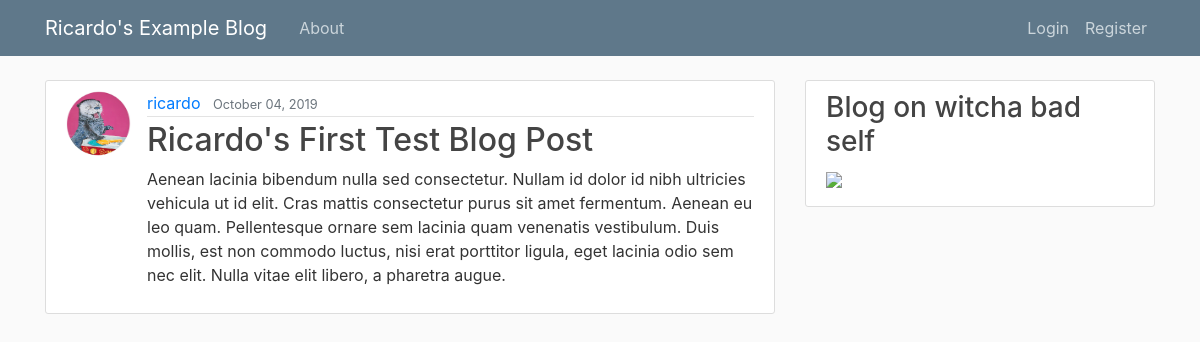
/post/1/, run on an earlier commit of the app's database.
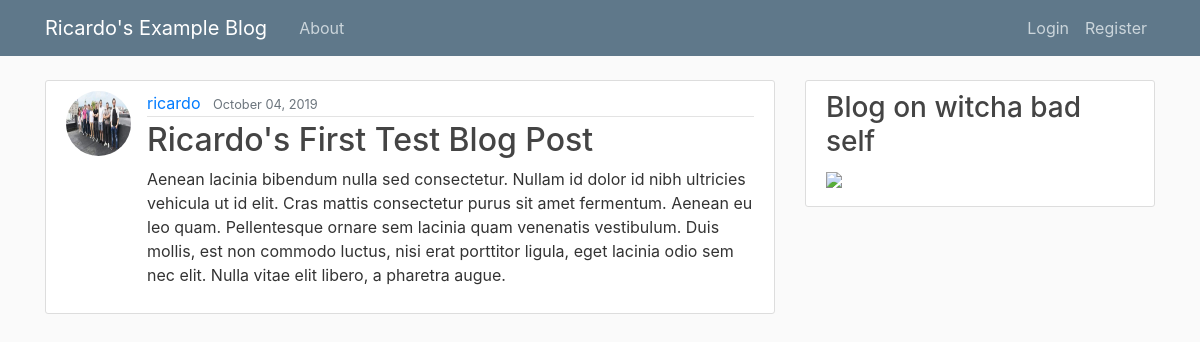
And on a later commit of the database.
### blog/models.py (models this page shows, shortened)
class Post(models.Model):
    title = models.CharField(max_length=100)
    content = models.TextField()
    date_posted = models.DateTimeField(default=timezone.now)
    author = models.ForeignKey(User, on_delete=models.CASCADE)

### users/models.py (models this page shows, shortened)
class Profile(models.Model):
    user = models.OneToOneField(User, on_delete=models.CASCADE)
    image = models.ImageField(default='default.jpg', upload_to='profile_pics')

### blog/views.py (the view)
# urls.py: path('post/<int:pk>/', PostDetailView.as_view(), name='post-detail'), # pk = primary key
class PostDetailView(DetailView):
    model = Post

### blog/templates/blog/post_detail.html (shortened to what this page needs)
{% extends "blog/base.html" %}
{% block content %}
	<article class="media content-section">
		<img src="{{ object.author.profile.image.url }}" class="rounded-circle article-img" />
		<div class="media-body">
			<div class="article-metadata">
				<a class="mr-2" href="#">{{ object.author }}</a>
				<small class="text-muted">{{ object.date_posted|date:"F d, Y" }}</small>
			</div>
			<h2 class="article-title" href="#">{{ object.title }}</h2>
			<p class="article-content">{{ object.content }}</p>
		</div>
	</article>
{% endblock content %}

What changed in the data, as far as the page shows it:
changed through a linked row, Post "Ricardo's First Test Blog Post": author.profile.image: a different picture
